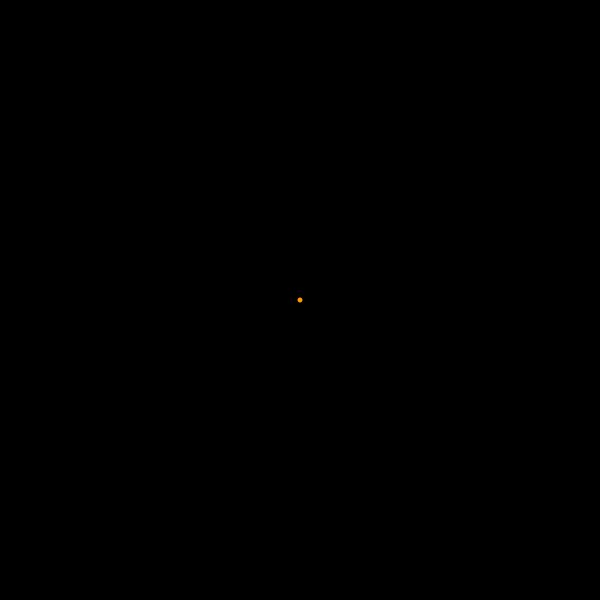
Frame 1 (no input)
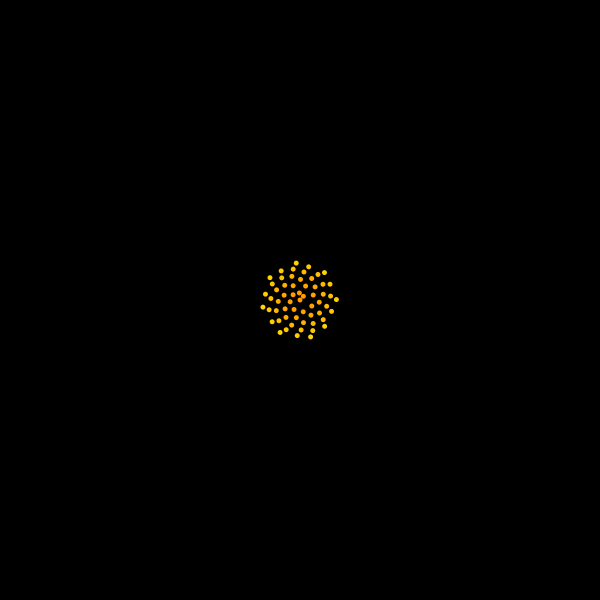
Frame 60 (the mouse pressed at the canvas centre just before this capture)
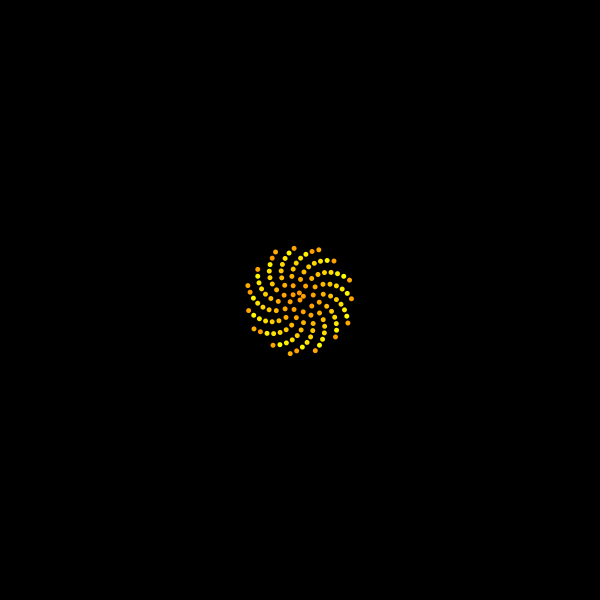
Frame 120 (the mouse held since frame 60 and released just before this capture)

The Processing sketch that drew these frames (run headless with seeded random() and noise(); from frame 60 on, the mouse is pressed at the canvas centre):

// Processing sketch: Phyllotaxis
// ── Phyllotaxis.pde
// That plant thing where seeds go in circle and make nice patterns, like sunflower
// https://en.wikipedia.org/wiki/Phyllotaxis

int n = 0;
float c = 5;

void setup(){
  size(600, 600);
  background(0);
}

void draw(){
  translate(width/2, height/2);
  
  float a = n * 137.4;
  float r = c * sqrt(n);
  
  float x = r * cos(a);
  float y = r * sin(a);
  
  fill(255, 155 + (n % 100),  0);
  noStroke();
  ellipse(x, y, 5, 5);
  
  n++;
}
